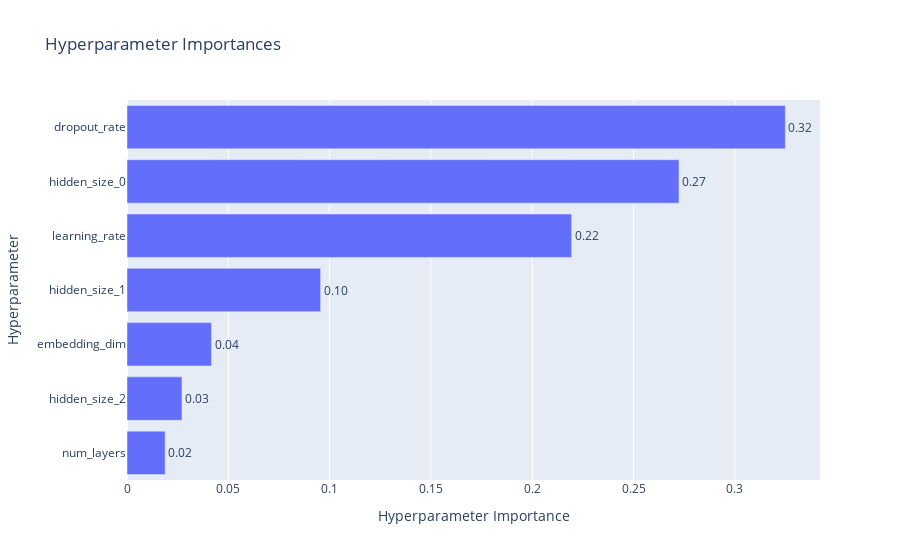

Notebook cell for this chart:
### Code cell
plot_param_importances(study).show()

### Figure 1 — Plotly figure (JSON) as saved in the notebook; plotly's stock layout.template omitted (floating-point values rounded to 4 significant figures)
{"data": [{"cliponaxis": false, "hovertemplate": ["num_layers (IntDistribution): 0.01883940461325436<extra></extra>", "hidden_size_2 (IntDistribution): 0.027144779028985114<extra></extra>", "embedding_dim (IntDistribution): 0.04170508018612433<extra></extra>", "hidden_size_1 (IntDistribution): 0.09555247813468722<extra></extra>", "learning_rate (FloatDistribution): 0.21943256512863676<extra></extra>", "hidden_size_0 (IntDistribution): 0.27242368396753713<extra></extra>", "dropout_rate (FloatDistribution): 0.324902008940775<extra></extra>"], "name": "Objective Value", "orientation": "h", "text": ["0.02", "0.03", "0.04", "0.10", "0.22", "0.27", "0.32"], "textposition": "outside", "type": "bar", "x": [0.01884, 0.02714, 0.04171, 0.09555, 0.2194, 0.2724, 0.3249], "y": ["num_layers", "hidden_size_2", "embedding_dim", "hidden_size_1", "learning_rate", "hidden_size_0", "dropout_rate"]}], "layout": {"title": {"text": "Hyperparameter Importances"}, "xaxis": {"title": {"text": "Hyperparameter Importance"}}, "yaxis": {"title": {"text": "Hyperparameter"}}}}
